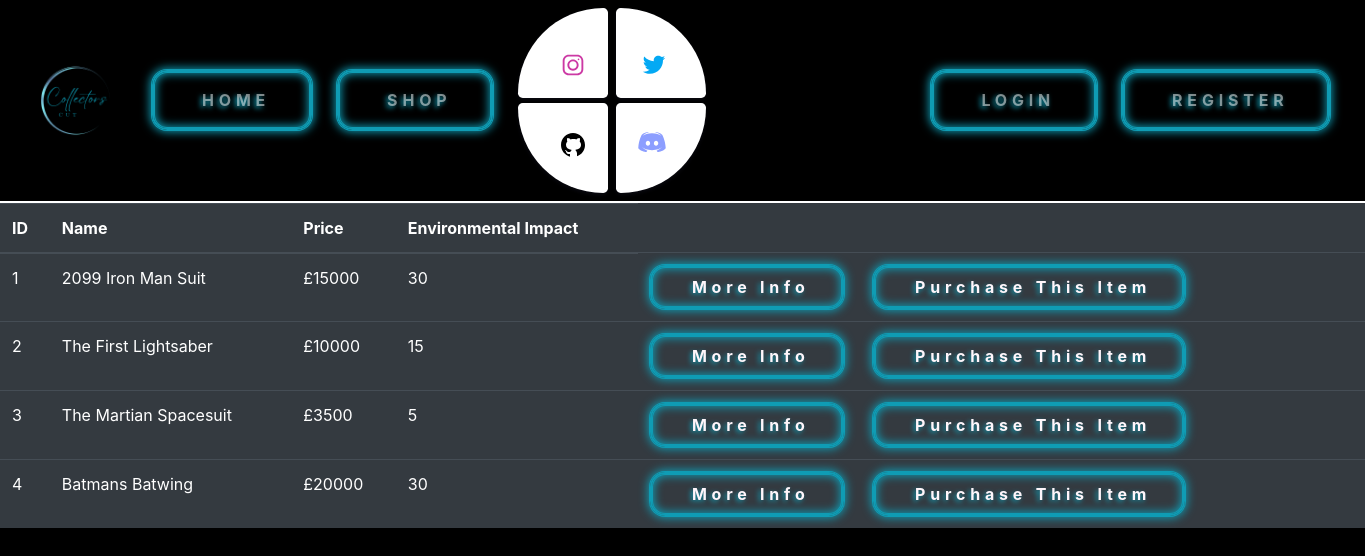
Page /shop on the committed database.
### shop/models.py (models this page shows, shortened)
class Item(db.Model): #Telling flask this class is a model
    id = db.Column(db.Integer(), primary_key = True) #Creating ID as primary keys
    name = db.Column(db.String(length=30), nullable = False, unique = True ) #Can only have max 30 characters, cannot be empty, must be a unique field name
    price = db.Column(db.Integer(), nullable = False)
    description = db.Column(db.String(length = 1024), nullable = False, unique = True)
    environmental_impact = db.Column(db.Integer(), nullable = False)

### shop/routes.py (the view)
@app.route('/shop')
def shop_page():
    items = Item.query.all()
    return render_template('shop.html', items=items)

### shop/templates/shop.html (shortened to what this page needs)
{% extends 'base.html' %}
{% block content %}
    <table class="table table-hover table-dark">
        <thead>
            <tr>
                <th scope="col">ID</th>
                <th scope="col">Name</th>
                <th scope="col">Price</th>
                <th scope="col">Environmental Impact</th>
            </tr>
        </thead>
        <tbody>
            {% for item in items %}
                <tr>
                    <td>{{ item.id }}</td>
                    <td>{{ item.name }}</td>
                    <td>£{{ item.price }}</td>
                    <td>{{ item.environmental_impact }}</td>
                    <td>
                        <button class="btn btn-outline btn-info">More Info</button>
                        <button class="btn btn-outline btn-success">Purchase This Item</button>
                    </td>
                </tr>
            {% endfor %}
        </tbody>
    </table>
{% endblock %}

### shop/templates/base.html (shortened to what this page needs)
<!DOCTYPE html>
<html lang="en">
    <head>
        <link rel="stylesheet" href="https://cdn.jsdelivr.net/npm/bootstrap@4.5.3/dist/css/bootstrap.min.css">
        <link rel="stylesheet" type="text/css" href="{{ url_for('static', filename='style.css')}}">
    </head>
    <body>
    <nav class="navbar navbar-expand-md navbar-dark bg-dark">
        <a class="navbar-brand" href="#"><img class="logo" src="{{ url_for('static', filename='fancy_logo1.png') }}"></a>
        <div class="collapse navbar-collapse" id="navbarNav">
            <ul class="navbar-nav mr-auto">
                <li class ="nav-item active">
                    <button class="btn">
                        <a class="nav-link" href="{{ url_for('home_page') }}">HOME
                    </a>
                </button>
                </li>
                <li class="nav-item">
                    <button class="btn">
                    <a class="nav-link" href="{{ url_for('shop_page') }}">SHOP</a>
                    </button>
                </li>
            </ul>
            <div class="main">
              <div class="up">
                <button class="card1">
                  <a href="https://www.youtube.com/watch?v=xvFZjo5PgG0">
                </button>
                <button class="card2">
                </button>
              </div>
              <div class="down">
                <button class="card3">
                </button>
                <button class="card4">
                </button>
              </div>
            </div>
            <ul class="navbar-nav">
                <li class="nav-item">
                    <button class="btn">
                    <a class="nav-link" href="{{ url_for('login_page') }}">LOGIN</a>
                    </button>
                </li>
                <li class="nav-item">
                    <button class="btn">
                    <a class="nav-link" href="{{ url_for('signup_page') }}">REGISTER</a>
                    </button>
                </li>
            </ul>
        </div>
    </nav>
        {% block content %}
        {% endblock %}
  </body>
</html>

### shop/static/style.css (style rules this page uses)
body { background-color: black; color: #FFFFFF; }
.logo { width: 120px; height: 120px; max-width: 120px; max-height: 120px; }
.navbar { background-color: black !important ; border-bottom: 2px solid white; }
body, html { height: 100%; min-height: 100vh; margin: 0px; }
.btn { padding: 0.5em 2em 0.5em 2.5em; font-size: 1em; font-weight: bold; border-radius: 15px; color: #fff6fb; letter-spacing: 0.3em; text-shadow: -2px 2px 5px #0F9CB4; background-color: transparent; border: 2px solid #0F9CB4; box-shadow: 0 0 0px 1px #0F9CB4, 0 0 10px 2px #0F9CB4, inset 0 0 0px 1px #0F9CB4, inset 0 0 10px 2px #0F9CB4; transition: 100ms; margin-right: 25px; }
.main { display: flex; flex-direction: column; gap: 0.3em; align-items: center; justify-content: center; margin-right: 225px; }
.up { display: flex; flex-direction: row; gap: 0.5em; }
.down { display: flex; flex-direction: row; gap: 0.5em; }
.card1 { width: 90px; height: 90px; outline: none; border: none; background: white; border-radius: 90px 5px 5px 5px; box-shadow: rgba(50, 50, 93, 0.25) 0px 2px 5px -1px, rgba(0, 0, 0, 0.3) 0px 1px 3px -1px; transition: .2s ease-in-out; }
.instagram { margin-top: 1.5em; margin-left: 1.2em; fill: #cc39a4; }
.card2 { width: 90px; height: 90px; outline: none; border: none; background: white; border-radius: 5px 90px 5px 5px; box-shadow: rgba(50, 50, 93, 0.25) 0px 2px 5px -1px, rgba(0, 0, 0, 0.3) 0px 1px 3px -1px; transition: .2s ease-in-out; }
.twitter { margin-top: 1.5em; margin-left: -.9em; fill: #03A9F4; }
.card3 { width: 90px; height: 90px; outline: none; border: none; background: white; border-radius: 5px 5px 5px 90px; box-shadow: rgba(50, 50, 93, 0.25) 0px 2px 5px -1px, rgba(0, 0, 0, 0.3) 0px 1px 3px -1px; transition: .2s ease-in-out; }
.github { margin-top: -.6em; margin-left: 1.2em; }
.card4 { width: 90px; height: 90px; outline: none; border: none; background: white; border-radius: 5px 5px 90px 5px; box-shadow: rgba(50, 50, 93, 0.25) 0px 2px 5px -1px, rgba(0, 0, 0, 0.3) 0px 1px 3px -1px; transition: .2s ease-in-out; }
.discord { margin-top: -.9em; margin-left: -1.2em; fill: #8c9eff; }

### rows in the picture
Item: id "1", name "2099 Iron Man Suit", price "15000", environmental_impact "30"
Item: id "2", name "The First Lightsaber", price "10000", environmental_impact "15"
Item: id "3", name "The Martian Spacesuit", price "3500", environmental_impact "5"
Item: id "4", name "Batmans Batwing", price "20000", environmental_impact "30"
